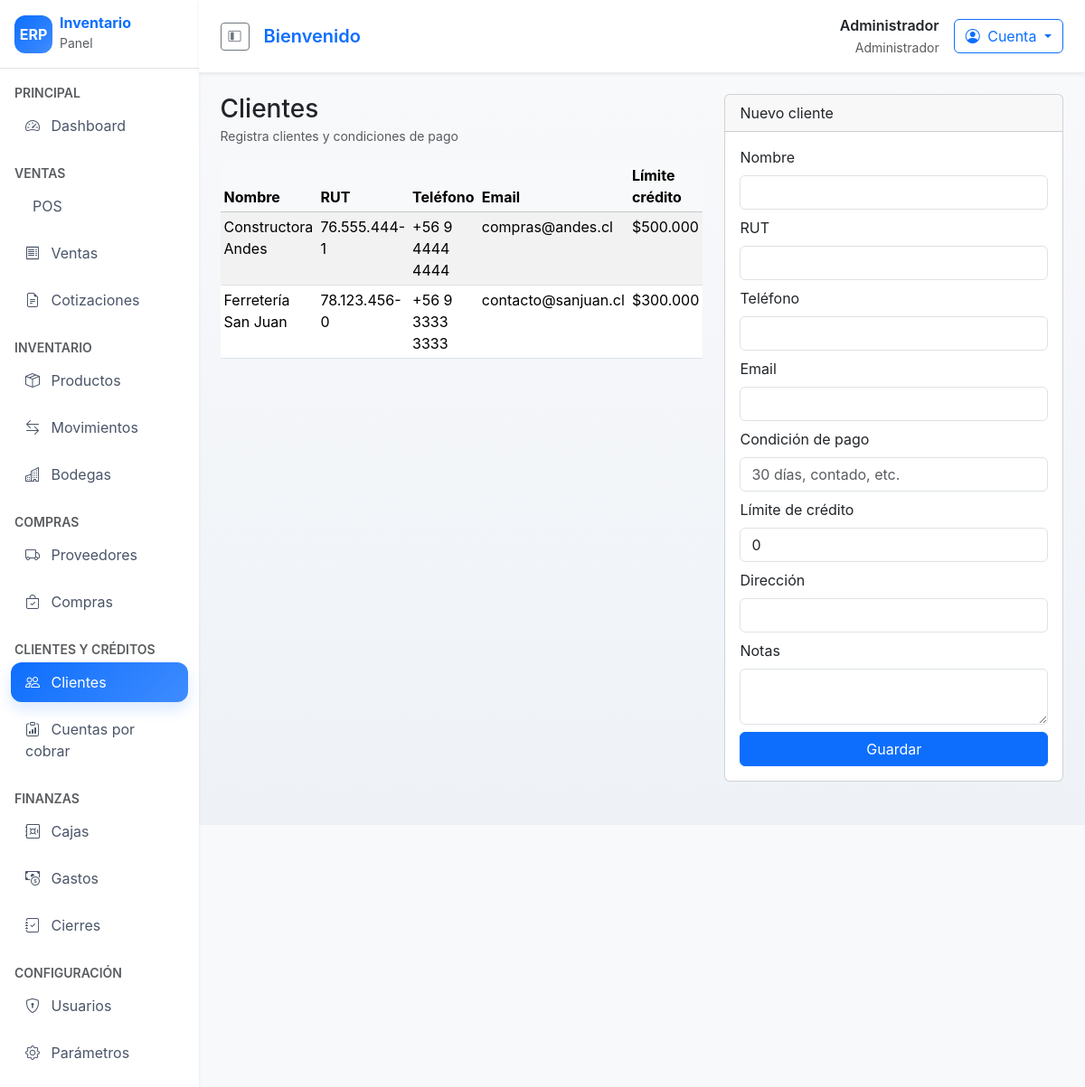
The app's page /clientes (signed in) with its own data.
### tables this page shows
CREATE TABLE customers (
    id INT AUTO_INCREMENT PRIMARY KEY,
    name VARCHAR(150) NOT NULL,
    tax_id VARCHAR(50),
    business VARCHAR(150),
    address VARCHAR(255),
    phone VARCHAR(50),
    email VARCHAR(120),
    payment_terms VARCHAR(50),
    credit_limit DECIMAL(12,2) DEFAULT 0,
    notes TEXT
);

### app/controllers/CustomerController.php (called while the page is built, shortened)
<?php
class CustomerController extends Controller
{
    public function index(): void
    {
        $customer = new Customer();
        $this->view('customers/index', [
            'customers' => $customer->all(),
            'csrf' => Csrf::token(),
        ]);
    }
}

### app/core/Router.php (called while the page is built, shortened)
<?php
class Router
{
    private array $routes = [];
    public function get(string $path, array $handler): void
    {
        $this->routes['GET'][$path] = $handler;
    }
    public function post(string $path, array $handler): void
    {
        $this->routes['POST'][$path] = $handler;
    }
    public function dispatch(string $uri, string $method): void
    {
        $path = parse_url($uri, PHP_URL_PATH) ?: '/';
        $handler = $this->routes[$method][$path] ?? null;
        [$controllerName, $action] = $handler;
        $controller = new $controllerName();
        $controller->$action();
    }
}

### public/index.php (called while the page is built, shortened)
<?php
spl_autoload_register(function ($class) {
    $prefix = 'App\\';
    $baseDir = __DIR__ . '/../app/';
    $relativeClass = substr($class, strlen($prefix));
    $file = $baseDir . str_replace('\\', '/', $relativeClass) . '.php';
});
$router = new Router();
$router->dispatch($_SERVER['REQUEST_URI'] ?? '/', $_SERVER['REQUEST_METHOD'] ?? 'GET');

### app/core/Model.php (called while the page is built, shortened)
<?php
abstract class Model
{
    protected PDO $db;
    public function __construct()
    {
        $this->db = Database::getInstance()->getConnection();
    }
    protected function query(string $sql, array $params = []): \PDOStatement
    {
        $stmt = $this->db->prepare($sql);
        if (!$stmt->execute($params)) {
            throw new PDOException('Error ejecutando consulta');
        }
        return $stmt;
    }
}

### config/database.php (called while the page is built)
<?php
return [
    'driver' => 'mysql',
    'host' => 'localhost',
    'port' => 3306,
    'database' => 'erp_inventario',
    'username' => 'erp_user',
    'password' => 'secret',
    'charset' => 'utf8mb4',
    'collation' => 'utf8mb4_unicode_ci',
];

### app/core/Database.php (called while the page is built, shortened)
<?php
class Database
{
    private static ?Database $instance = null;
    private PDO $connection;
    private function __construct()
    {
        $config = require __DIR__ . '/../../config/database.php';
        $dsn = sprintf('%s:host=%s;port=%s;dbname=%s;charset=%s',
            $config['driver'],
            $config['host'],
            $config['port'],
            $config['database'],
            $config['charset']
        );
        try {
            $this->connection = new PDO($dsn, $config['username'], $config['password']);
            $this->connection->setAttribute(PDO::ATTR_ERRMODE, PDO::ERRMODE_EXCEPTION);
            $this->connection->setAttribute(PDO::ATTR_DEFAULT_FETCH_MODE, PDO::FETCH_ASSOC);
        } catch (PDOException $e) {
            die('Error de conexión: ' . $e->getMessage());
        }
    }
    public static function getInstance(): self
    {
        if (self::$instance === null) {
            self::$instance = new self();
        }
        return self::$instance;
    }
    public function getConnection(): PDO
    {
        return $this->connection;
    }
}

### app/models/Customer.php (called while the page is built, shortened)
<?php
class Customer extends Model
{
    public function all(): array
    {
        $stmt = $this->query('SELECT * FROM customers ORDER BY name');
        return $stmt->fetchAll();
    }
}

### app/core/Helper.php (called while the page is built, shortened)
<?php
class Helper
{
    public static function e(string $value): string
    {
        return htmlspecialchars($value, ENT_QUOTES, 'UTF-8');
    }
}

### app/views/customers/index.php (the view, shortened to what this page needs)
<div class="row mb-4">
    <div class="col-lg-7">
        <div class="d-flex justify-content-between align-items-center mb-3">
            <div>
                <h3 class="mb-0">Clientes</h3>
                <small class="text-muted">Registra clientes y condiciones de pago</small>
            </div>
        </div>
        <table class="table table-striped table-sm">
            <thead class="table-light">
            <tr>
                <th>Nombre</th>
                <th>RUT</th>
                <th>Teléfono</th>
                <th>Email</th>
                <th>Límite crédito</th>
            </tr>
            </thead>
            <tbody>
            <?php foreach ($customers as $customer): ?>
                <tr>
                    <td><?php echo App\Core\Helper::e($customer['name']); ?></td>
                    <td><?php echo App\Core\Helper::e($customer['tax_id']); ?></td>
                    <td><?php echo App\Core\Helper::e($customer['phone']); ?></td>
                    <td><?php echo App\Core\Helper::e($customer['email']); ?></td>
                    <td>$<?php echo number_format($customer['credit_limit'], 0, ',', '.'); ?></td>
                </tr>
            <?php endforeach; ?>
            </tbody>
        </table>
    </div>
    <div class="col-lg-5">
        <div class="card">
            <div class="card-header">Nuevo cliente</div>
            <div class="card-body">
                <form method="POST" action="/clientes">
                    <div class="mb-2">
                        <label class="form-label">Nombre</label>
                        <input type="text" name="name" class="form-control" required>
                    </div>
                    <div class="mb-2">
                        <label class="form-label">RUT</label>
                        <input type="text" name="tax_id" class="form-control">
                    </div>
                    <div class="mb-2">
                        <label class="form-label">Teléfono</label>
                        <input type="text" name="phone" class="form-control">
                    </div>
                    <div class="mb-2">
                        <label class="form-label">Email</label>
                        <input type="email" name="email" class="form-control">
                    </div>
                    <div class="mb-2">
                        <label class="form-label">Condición de pago</label>
                        <input type="text" name="payment_terms" class="form-control" placeholder="30 días, contado, etc.">
                    </div>
                    <div class="mb-2">
                        <label class="form-label">Límite de crédito</label>
                        <input type="number" name="credit_limit" class="form-control" value="0">
                    </div>
                    <div class="mb-2">
                        <label class="form-label">Dirección</label>
                        <input type="text" name="address" class="form-control">
                    </div>
                    <div class="mb-2">
                        <label class="form-label">Notas</label>
                        <textarea name="notes" class="form-control" rows="2"></textarea>
                    </div>
                    <button type="submit" class="btn btn-primary w-100">Guardar</button>
                </form>
            </div>
        </div>
    </div>
</div>

### public/assets/css/style.css (style rules this page uses)
body { background-color: #f5f6fa; font-family: 'Inter', 'Segoe UI', system-ui, -apple-system, sans-serif; }

### records on screen
customers: name "Constructora Andes", tax "76.555.444-1", phone "+56 9 4444 4444", email "compras@andes.cl", credit_limit "500.000"
customers: name "Ferretería San Juan", tax "78.123.456-0", phone "+56 9 3333 3333", email "contacto@sanjuan.cl", credit_limit "300.000"

### other values on screen
Helper::e($user['name']) "Administrador"
Helper::e($user['role_name'] ?? $user['role_slug'] ?? 'Usuario') "Administrador"
